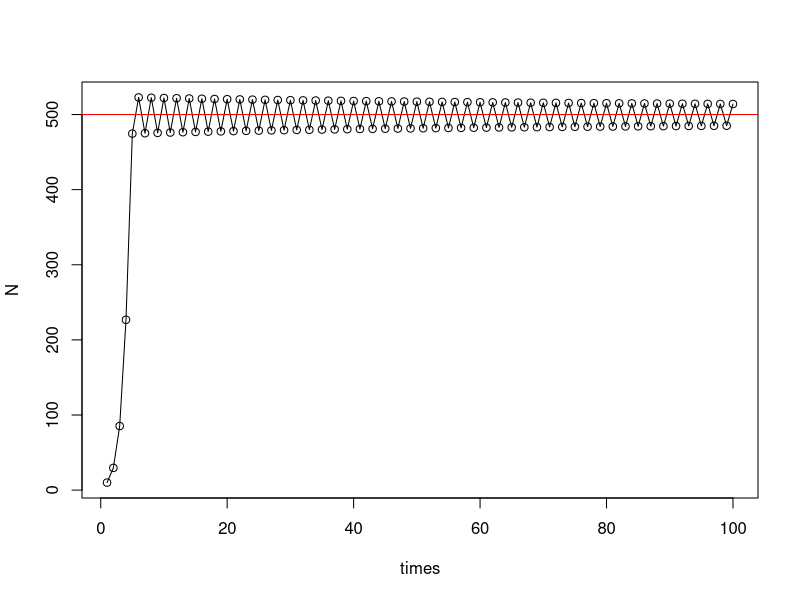
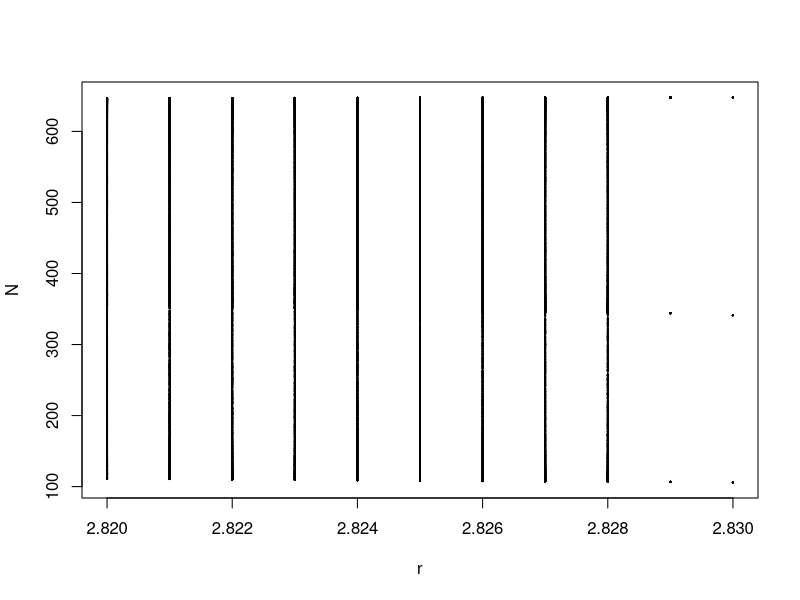

Source code (R) for these figures, in order:
##### Part 1: Model the discrete logistic population growth using for loops
### (1) Define the discrete logistic growth equation
log_fun <- function(r, N, K){N + r*N*(1-N/K)}

### (2) Set the parameters
r <- 2
K <- 500
N0 <- 10
time <- 100

### (3) Use for loop to iterate over the time sequence
pop_size <- data.frame(times = 1:time)
pop_size$N[1] <- N0
head(pop_size)

for(i in 2:time){
  pop_size$N[i] <- log_fun(r = r, N = pop_size$N[i - 1], K = K)
}

head(pop_size)

### (4) Population trajectory
plot(N ~ times, data = pop_size, type = "l")
abline(h = K, col = "red")
points(N ~ times, data = pop_size)


###### Part 2: Bifurcation curve
### (1) data setting
# intrinsic growth rate sequence
r_seq <- seq(from = 2.82, to = 2.83, by = 0.001)
# number of sampling
N_rep <- 5000

# data
dat_plot <- data.frame(r = rep(r_seq, each = N_rep), N = 0)
head(dat_plot)

### (2) Run the discrete logistic model
for (lo in 1:length(r_seq)){
  log_fun <- function(r, N, K){N + r*N*(1-N/K)}

  r <- r_seq[lo]
  K <- 500
  N0 <- 10
  time <- 50000

  pop_size <- data.frame(times = 1:time)
  pop_size$N[1] <- N0

  for(i in 2:time){
    pop_size$N[i] <- log_fun(r = r, N = pop_size$N[i - 1], K = K)
  }

  # save the data
  dat_plot$N[(1 + (lo - 1)*N_rep):(lo*N_rep)] <- pop_size$N[(nrow(pop_size) - N_rep + 1):nrow(pop_size)]
}

plot(N ~ r, data = dat_plot, cex = 0.1, pch = 20)
